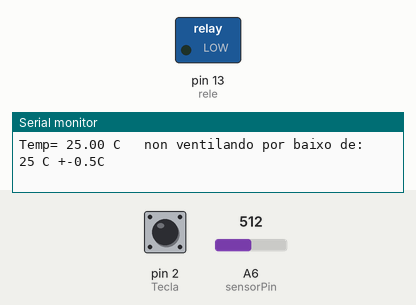
A sketch run on a simulated Arduino Nano, built with avr-gcc and run on an emulated ATmega328P. On the bench: switched loads named in the sketch (green lamp = pin HIGH), the last lines printed to the serial monitor. The inputs (shaded band) are chosen by the test bench; at power-on: A6 (sensorPin) = 512, pin 2 (Tecla) HIGH.

Above: at 1.3 s.
1.4 s: A6 (sensorPin) set to 531
At 2.0 s:
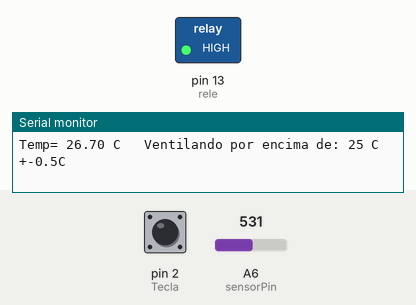
3.0 s: A6 (sensorPin) set to 511
At 3.3 s:
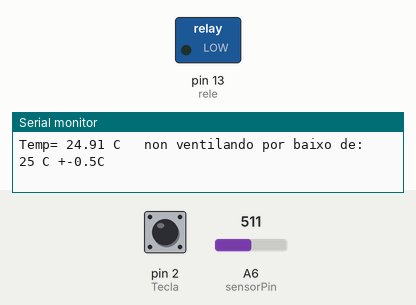
4.5 s: A6 (sensorPin) set to 716
At 5.8 s:
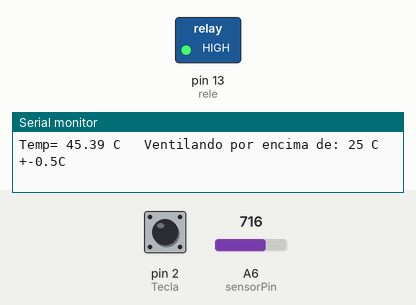
Timing chart, 0 to 7.5 s (numbered marks = the images above; inputs shaded):
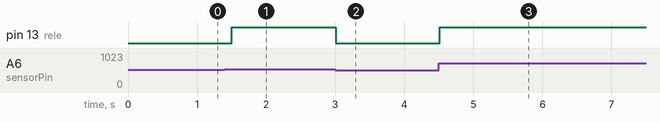

Measured:
- the behaviour switches between 512 and 513 on A6 (sensorPin) (found by bisection; images 0 and 1)
- after the input at 1.4 s, pin 13 (rele): LOW → HIGH after 0.10 s
- after the input at 3.0 s, pin 13 (rele): HIGH → LOW at once
- after the input at 4.5 s, pin 13 (rele): LOW → HIGH at once

The sketch:

Temp_NTC.ino
```cpp
/* Xabier Rosas
 *  Ventilación conctado a saída rele
 *  sensor de temperatura NTC
 *  Activamos o ventilador en funcion da temperatura actual e a elixida.
 *  evitamos sobre-disparos usando un valor de histeresis.
 *  O pulsar recollemos o valor de temperatura actual como valor consigna.
*/

#include <math.h>
#define sensorPin A6    // Entrada NTC
#define rele 13         // Saida para o Relé
#define Tecla 2         // Entrada do Pulsador

int Ventila = 25;      // Temperatura de ventilación
int histeresis = 0.5;  // valor de histeresis para evitar rearmes


// sub rutina Steinhart-Hart para ler a NTC

double Thermistor(int RawADC) {
double Temp;
Temp = log(10000.0*((1024.0/RawADC-1)));
Temp = 1 / (0.001129148 + (0.000234125 + (0.0000000876741 * Temp * Temp ))* Temp );
Temp = Temp - 273.15; // Convert Kelvin to Celcius
//Temp = (Temp * 9.0)/ 5.0 + 32.0; // Convert Celcius to Fahrenheit
return Temp;
}

void setup() {
Serial.begin(9600);
pinMode(rele,OUTPUT);
pinMode(Tecla,INPUT_PULLUP);
}
void loop() {

int readVal=analogRead(sensorPin);  //ler o sensor
double temp = Thermistor(readVal);  //pasamos o valor a subrutina e devolta o valor de temperatura

  if (temp >= Ventila + histeresis  ){ digitalWrite (rele, HIGH); }  //se superamos a temperatura de comparación acendemos a ventilación
  if (temp < Ventila - histeresis  ){ digitalWrite (rele, LOW); }    // en caso contrario apagamos a ventilación

  if (digitalRead(Tecla) == LOW){Ventila = temp;}  // si se pulsa a tecla pasamos a temperatura actual o valor de comparación

Serial.print("Temp= ");
Serial.print(temp);
Serial.print(" C");
if (temp >= Ventila ){ Serial.print("\t Ventilando por encima de: "); }
else { Serial.print("\t non ventilando por baixo de: "); }
Serial.print(Ventila);
Serial.println(" C +-0.5C");

delay(500);
}
```
